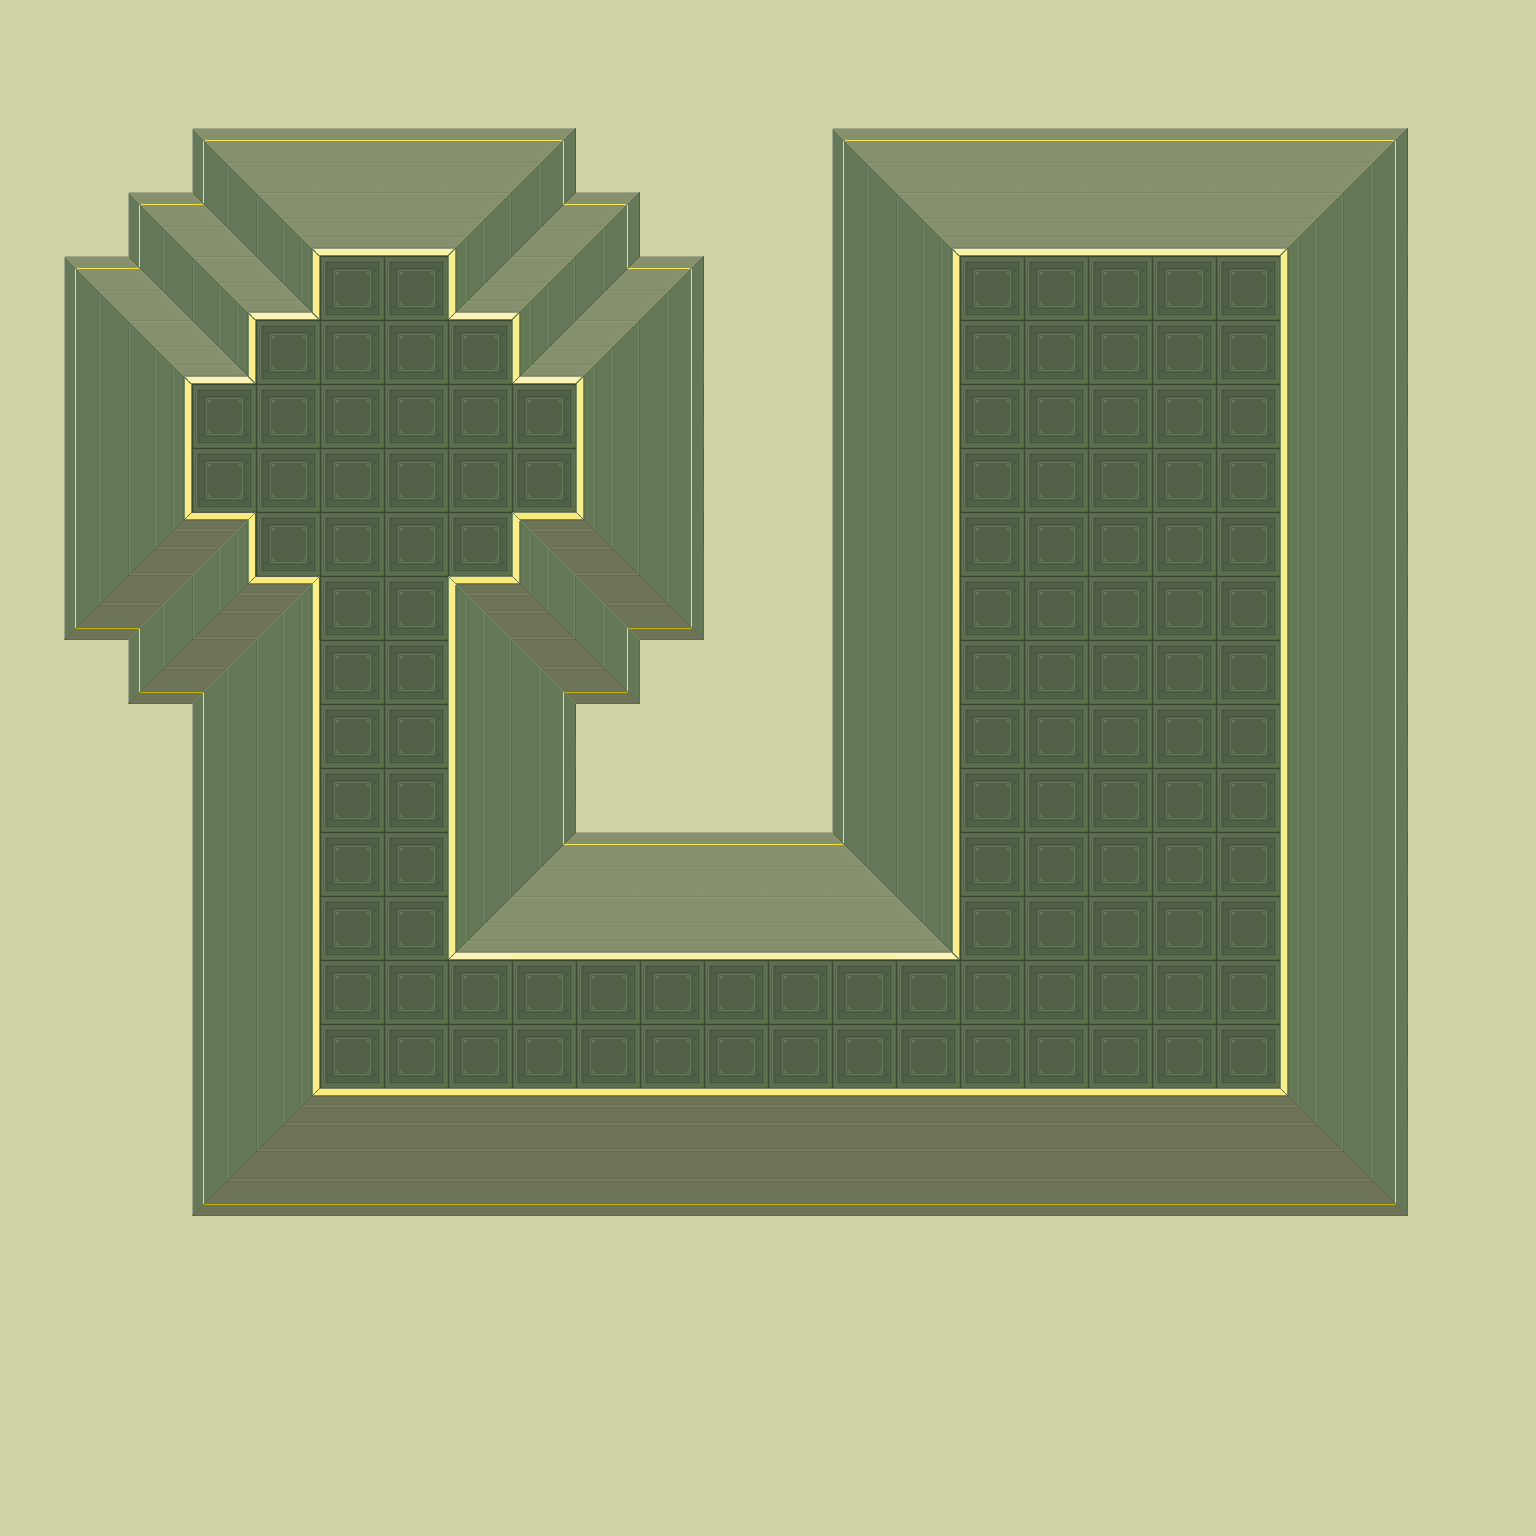

Below is a game level as drawn by its tile map, then a one-line description and the .tmx file that defines it, in full:
An orthogonal 24x24 tile map with 64x64 px tiles, 1 tile layer (Tile Layer 1) and 25 objects.

<map version="1.0" orientation="orthogonal" renderorder="right-down" width="24" height="24" tilewidth="64" tileheight="64" nextobjectid="1">
 <properties>
  <property name="unity:scale" value="0.1" />
 </properties>
 <tileset firstgid="1" name="interior-jungle" tilewidth="64" tileheight="64" tilecount="40" columns="8">
  <image source="../../../Tiles/interior-jungle.png" width="512" height="320" />
  <tile id="0">
   <objectgroup draworder="index">
    <object id="2" x="0" y="0" width="64" height="64" />
   </objectgroup>
  </tile>
  <tile id="2">
   <objectgroup draworder="index">
    <object id="2" x="0" y="0" width="64" height="64" />
   </objectgroup>
  </tile>
  <tile id="4">
   <objectgroup draworder="index">
    <object id="1" x="0" y="0" width="64" height="64" />
   </objectgroup>
  </tile>
  <tile id="6">
   <objectgroup draworder="index">
    <object id="1" x="0" y="0" width="64" height="64" />
   </objectgroup>
  </tile>
  <tile id="7">
   <objectgroup draworder="index">
    <object id="1" x="0" y="0" width="64" height="64" />
   </objectgroup>
  </tile>
  <tile id="9">
   <objectgroup draworder="index">
    <object id="1" x="0" y="0" width="64" height="64" />
   </objectgroup>
  </tile>
  <tile id="10">
   <objectgroup draworder="index">
    <object id="1" x="0" y="0" width="64" height="64" />
   </objectgroup>
  </tile>
  <tile id="11">
   <objectgroup draworder="index">
    <object id="1" x="0" y="0" width="64" height="64" />
   </objectgroup>
  </tile>
  <tile id="14">
   <objectgroup draworder="index">
    <object id="1" x="0" y="0" width="64" height="64" />
   </objectgroup>
  </tile>
  <tile id="15">
   <objectgroup draworder="index">
    <object id="1" x="0" y="0" width="64" height="64" />
   </objectgroup>
  </tile>
  <tile id="16">
   <objectgroup draworder="index">
    <object id="1" x="0" y="0" width="64" height="64" />
   </objectgroup>
  </tile>
  <tile id="17">
   <objectgroup draworder="index">
    <object id="1" x="0" y="0" width="64" height="64" />
   </objectgroup>
  </tile>
  <tile id="19">
   <objectgroup draworder="index">
    <object id="1" x="0" y="0" width="64" height="64" />
   </objectgroup>
  </tile>
  <tile id="20">
   <objectgroup draworder="index">
    <object id="1" x="0" y="0" width="64" height="64" />
   </objectgroup>
  </tile>
  <tile id="22">
   <objectgroup draworder="index">
    <object id="1" x="0" y="0" width="64" height="64" />
   </objectgroup>
  </tile>
  <tile id="23">
   <objectgroup draworder="index">
    <object id="1" x="0" y="0" width="64" height="64" />
   </objectgroup>
  </tile>
  <tile id="25">
   <objectgroup draworder="index">
    <object id="1" x="0" y="0" width="64" height="64" />
   </objectgroup>
  </tile>
  <tile id="26">
   <objectgroup draworder="index">
    <object id="1" x="0" y="0" width="64" height="64" />
   </objectgroup>
  </tile>
  <tile id="27">
   <objectgroup draworder="index">
    <object id="1" x="0" y="0" width="64" height="64" />
   </objectgroup>
  </tile>
  <tile id="30">
   <objectgroup draworder="index">
    <object id="1" x="0" y="0" width="64" height="64" />
   </objectgroup>
  </tile>
  <tile id="31">
   <objectgroup draworder="index">
    <object id="1" x="0" y="0" width="64" height="64" />
   </objectgroup>
  </tile>
  <tile id="32">
   <objectgroup draworder="index">
    <object id="1" x="0" y="0" width="64" height="64" />
   </objectgroup>
  </tile>
  <tile id="34">
   <objectgroup draworder="index">
    <object id="1" x="0" y="0" width="64" height="64" />
   </objectgroup>
  </tile>
  <tile id="36">
   <objectgroup draworder="index">
    <object id="1" x="0" y="0" width="64" height="64" />
   </objectgroup>
  </tile>
  <tile id="39">
   <objectgroup draworder="index">
    <object id="1" x="0" y="0" width="64" height="64" />
   </objectgroup>
  </tile>
 </tileset>
 <layer name="Tile Layer 1" width="24" height="24">
  <data encoding="csv">
40,40,40,40,40,40,40,40,40,40,40,40,40,40,40,40,40,40,40,40,40,40,40,40,
40,40,40,40,40,40,40,40,40,40,40,40,40,40,40,40,40,40,40,40,40,40,40,40,
40,40,40,1,3,3,3,3,5,40,40,40,40,1,3,3,3,3,3,3,3,5,40,40,
40,40,1,32,10,11,11,12,31,5,40,40,40,17,10,11,11,11,11,11,12,21,40,40,
40,1,32,10,16,19,19,15,12,31,5,40,40,17,18,19,19,19,19,19,20,21,40,40,
40,17,10,16,19,19,19,19,15,12,21,40,40,17,18,19,19,19,19,19,20,21,40,40,
40,17,18,19,19,19,19,19,19,20,21,40,40,17,18,19,19,19,19,19,20,21,40,40,
40,17,18,19,19,19,19,19,19,20,21,40,40,17,18,19,19,19,19,19,20,21,40,40,
40,17,26,8,19,19,19,19,7,28,21,40,40,17,18,19,19,19,19,19,20,21,40,40,
40,33,24,26,8,19,19,7,28,23,37,40,40,17,18,19,19,19,19,19,20,21,40,40,
40,40,33,24,18,19,19,20,23,37,40,40,40,17,18,19,19,19,19,19,20,21,40,40,
40,40,40,17,18,19,19,20,21,40,40,40,40,17,18,19,19,19,19,19,20,21,40,40,
40,40,40,17,18,19,19,20,21,40,40,40,40,17,18,19,19,19,19,19,20,21,40,40,
40,40,40,17,18,19,19,20,31,3,3,3,3,32,18,19,19,19,19,19,20,21,40,40,
40,40,40,17,18,19,19,15,11,11,11,11,11,11,16,19,19,19,19,19,20,21,40,40,
40,40,40,17,18,19,19,19,19,19,19,19,19,19,19,19,19,19,19,19,20,21,40,40,
40,40,40,17,18,19,19,19,19,19,19,19,19,19,19,19,19,19,19,19,20,21,40,40,
40,40,40,17,26,27,27,27,27,27,27,27,27,27,27,27,27,27,27,27,28,21,40,40,
40,40,40,33,35,35,35,35,35,35,35,35,35,35,35,35,35,35,35,35,35,37,40,40,
40,40,40,40,40,40,40,40,40,40,40,40,40,40,40,40,40,40,40,40,40,40,40,40,
40,40,40,40,40,40,40,40,40,40,40,40,40,40,40,40,40,40,40,40,40,40,40,40,
40,40,40,40,40,40,40,40,40,40,40,40,40,40,40,40,40,40,40,40,40,40,40,40,
40,40,40,40,40,40,40,40,40,40,40,40,40,40,40,40,40,40,40,40,40,40,40,40,
40,40,40,40,40,40,40,40,40,40,40,40,40,40,40,40,40,40,40,40,40,40,40,40
</data>
 </layer>
</map>
